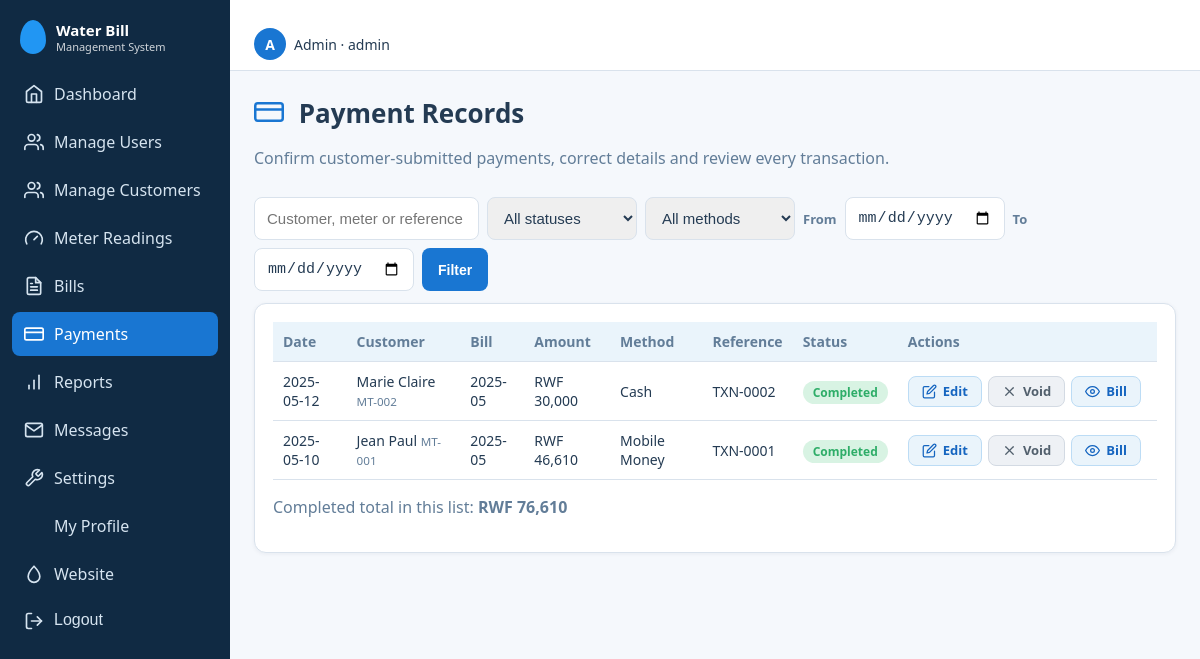
Screenshot of /index.php?r=payments (signed in) with the database file from the repository.
### tables this page shows
CREATE TABLE payments (
  payment_id            INT UNSIGNED NOT NULL AUTO_INCREMENT,
  bill_id               INT UNSIGNED NOT NULL,
  amount_paid           DECIMAL(12,2) NOT NULL,
  payment_date          DATE NOT NULL,
  payment_method        ENUM('Cash','Mobile Money','Bank Transfer','Card') NOT NULL,
  transaction_reference VARCHAR(60) NULL,
  recorded_by           INT UNSIGNED NOT NULL,
  status                ENUM('Completed','Voided','Pending','Rejected') NOT NULL DEFAULT 'Completed',   
  created_at            TIMESTAMP NOT NULL DEFAULT CURRENT_TIMESTAMP,
  PRIMARY KEY (payment_id),
  UNIQUE KEY uq_txn_ref (transaction_reference),
  KEY idx_payments_bill (bill_id),
  KEY idx_payments_user (recorded_by)
);

CREATE TABLE customers (
  customer_id INT UNSIGNED NOT NULL AUTO_INCREMENT,
  user_id     INT UNSIGNED NULL,                     
  full_name   VARCHAR(120) NOT NULL,
  meter_no    VARCHAR(30)  NOT NULL,
  address     VARCHAR(255) NOT NULL,
  phone       VARCHAR(25)  NULL,
  is_active   TINYINT(1) NOT NULL DEFAULT 1,         
  created_at  TIMESTAMP NOT NULL DEFAULT CURRENT_TIMESTAMP,
  updated_at  TIMESTAMP NOT NULL DEFAULT CURRENT_TIMESTAMP ON UPDATE CURRENT_TIMESTAMP,
  PRIMARY KEY (customer_id),
  UNIQUE KEY uq_customers_user (user_id),
  UNIQUE KEY uq_customers_meter (meter_no),
  KEY idx_customers_name (full_name)
);

CREATE TABLE bills (
  bill_id          INT UNSIGNED NOT NULL AUTO_INCREMENT,
  customer_id      INT UNSIGNED NOT NULL,
  reading_id       INT UNSIGNED NOT NULL,
  billing_month    CHAR(7) NOT NULL,                 
  previous_reading DECIMAL(12,2) NOT NULL,           
  current_reading  DECIMAL(12,2) NOT NULL,
  units_used       DECIMAL(12,2) NOT NULL,
  unit_rate        DECIMAL(12,2) NOT NULL,           
  fixed_charge     DECIMAL(12,2) NOT NULL DEFAULT 0,
  tax_amount       DECIMAL(12,2) NOT NULL DEFAULT 0,
  total_amount     DECIMAL(12,2) NOT NULL,
  amount_paid      DECIMAL(12,2) NOT NULL DEFAULT 0,
  status           ENUM('Unpaid','Partially Paid','Paid','Cancelled') NOT NULL DEFAULT 'Unpaid',
  due_date         DATE NOT NULL,
  created_at       TIMESTAMP NOT NULL DEFAULT CURRENT_TIMESTAMP,
  PRIMARY KEY (bill_id),
  UNIQUE KEY uq_bill_customer_month (customer_id, billing_month),    
  KEY idx_bills_reading (reading_id),
  KEY idx_bills_status (status),
  KEY idx_bills_due (due_date)
);

### app/models/Setting.php (called while the page is built, shortened)
<?php
class Setting extends Model {
    private static ?array $c = null;
    static function all(): array {
        if (self::$c === null) { try { self::$c = self::q('SELECT setting_key, setting_value FROM site_settings')->fetchAll(PDO::FETCH_KEY_PAIR); } catch (Throwable $e) { self::$c = []; } }
        return self::$c + self::DEFAULTS;
    }
}

### app/core/Controller.php (called while the page is built, shortened)
<?php
abstract class Controller {
    protected function view(string $__view, array $__data = []): void {
        $__layout = APP_ROOT . '/app/views/layout/' . ($__data['layout'] ?? (user() ? 'app' : 'auth')) . '.php';
        $u = user(); $title = $__data['title'] ?? 'Water Bill';
        extract($__data, EXTR_SKIP);
        require $__layout;
    }
}

### app/controllers/PaymentController.php (called while the page is built, shortened)
<?php
class PaymentController extends Controller {
    function index() {
        $f = ['q' => trim($_GET['q'] ?? ''), 'method' => $_GET['method'] ?? '', 'status' => $_GET['status'] ?? '', 'from' => $_GET['from'] ?? '', 'to' => $_GET['to'] ?? ''];
        $this->view('payments/index', ['title' => 'Payment Records', 'rows' => Bill::paymentList($f), 'f' => $f]);
    }
}

### public/index.php (called while the page is built, shortened)
<?php
require __DIR__ . '/../app/helpers/core.php';
$r = trim((string)($_GET['r'] ?? (user() ? 'dashboard/index' : 'home/index')), '/');
[$c, $a] = array_pad(explode('/', $r, 2), 2, 'index');
try {
    (new $cls)->$a();
} catch (Throwable $t) { error_log((string)$t); http_response_code(500); (new ErrorController)->failure(); }

### app/config/database.php (called while the page is built)
<?php
function db(): PDO {
    static $pdo = null;
    if ($pdo) return $pdo;
    $f = __DIR__ . '/database.local.php';
    $c = is_file($f) ? require $f : ['host'=>'127.0.0.1','name'=>'water_bill_management','user'=>'root','pass'=>''];
    try {
        $pdo = new PDO("mysql:host={$c['host']};dbname={$c['name']};charset=utf8mb4", $c['user'], $c['pass'], [
            PDO::ATTR_ERRMODE => PDO::ERRMODE_EXCEPTION,
            PDO::ATTR_DEFAULT_FETCH_MODE => PDO::FETCH_ASSOC,
            PDO::ATTR_EMULATE_PREPARES => false,
        ]);
    } catch (PDOException $e) {
        error_log($e->getMessage());
        http_response_code(500);
        exit('Database connection failed. Check app/config/database.php');
    }
    return $pdo;
}

### app/core/Model.php (called while the page is built, shortened)
<?php
abstract class Model {
    public static function q(string $sql, array $p = []): PDOStatement { $s = db()->prepare($sql); $s->execute($p); return $s; }
}

### app/models/Bill.php (called while the page is built, shortened)
<?php
class Bill extends Model {
    static function paymentList(array $f): array {
        $w = []; $p = [];
        return self::q('SELECT p.*,b.billing_month,c.full_name,c.meter_no,u.username FROM payments p JOIN bills b USING(bill_id) JOIN customers c ON c.customer_id=b.customer_id JOIN users u ON u.user_id=p.recorded_by' . ($w ? ' WHERE ' . implode(' AND ', $w) : '') . " ORDER BY (p.status='Pending') DESC, p.payment_date DESC, p.payment_id DESC LIMIT 200", $p)->fetchAll();
    }
}

### app/views/payments/index.php (the view, shortened to what this page needs)
<div class="head"><div><h1><?= icon('card') ?> Payment Records</h1><p class="muted">Confirm customer-submitted payments, correct details and review every transaction.</p></div></div>
<form method="get" class="filter wrap"><input type="hidden" name="r" value="payments/index"><input name="q" placeholder="Customer, meter or reference" value="<?= e($f['q']) ?>" aria-label="Search">
<select name="status" aria-label="Status"><option value="">All statuses</option></select>
<select name="method" aria-label="Method"><option value="">All methods</option></select>
<label for="pf">From</label><input id="pf" type="date" name="from" value="<?= e($f['from']) ?>"><label for="pt">To</label><input id="pt" type="date" name="to" value="<?= e($f['to']) ?>"><button class="btn sm">Filter</button></form>
<div class="panel"><div class="tw"><table><tr><th>Date</th><th>Customer</th><th>Bill</th><th>Amount</th><th>Method</th><th>Reference</th><th>Status</th><th>Actions</th></tr>
<?php $sum = 0; foreach ($rows as $p): if ($p['status'] === 'Completed') $sum += (float)$p['amount_paid']; ?><tr><td><?= e($p['payment_date']) ?></td><td><?= e($p['full_name']) ?> <small class="muted"><?= e($p['meter_no']) ?></small></td><td><?= e($p['billing_month']) ?></td><td><?= e(money($p['amount_paid'])) ?></td><td><?= e($p['payment_method']) ?></td><td><?= e($p['transaction_reference']) ?></td><td><?= badge($p['status']) ?></td>
<td class="acts2"><?php if ($p['status'] === 'Pending'): ?><?= act_form('ok', 'Confirm', 'payments/confirm', ['payment_id' => $p['payment_id']]) ?><?= act_form('del', 'Reject', 'payments/reject', ['payment_id' => $p['payment_id']], 'Reject this payment?') ?>
<?php elseif ($p['status'] === 'Completed' && $u['role'] === 'admin'): ?><?= act_link('edit', 'Edit', url('payments/edit', ['id' => $p['payment_id']])) ?><?= act_form('warn', 'Void', 'payments/void', ['payment_id' => $p['payment_id']], 'Void this payment? The bill balance will be recalculated.') ?><?php endif; ?><?= act_link('view', 'Bill', url('bills/show', ['id' => $p['bill_id']])) ?></td></tr><?php endforeach; ?>
<?php if (!$rows): ?><tr><td colspan="8" class="muted">No payments found.</td></tr><?php endif; ?></table></div><p class="muted">Completed total in this list: <b><?= e(money($sum)) ?></b></p></div>

### app/helpers/core.php (shortened to what this page needs)
<?php
require_once APP_ROOT . '/app/config/database.php';
function e($v): string { return htmlspecialchars((string)$v, ENT_QUOTES, 'UTF-8'); }
function money($n): string { return 'RWF ' . number_format((float)$n, 0); }
function url(string $r, array $q = []): string { return 'index.php?r=' . $r . ($q ? '&' . http_build_query($q) : ''); }
function csrf_token(): string { return $_SESSION['csrf'] ??= bin2hex(random_bytes(32)); }
function csrf_field(): string { return '<input type="hidden" name="csrf" value="' . e(csrf_token()) . '">'; }
function user(): ?array { return $_SESSION['user'] ?? null; }
function flash(?string $m = null, string $t = 'success'): ?array {
    $f = $_SESSION['flash'] ?? null; unset($_SESSION['flash']); return $f;
}
function badge(string $s): string { return '<span class="badge b-' . e(explode(' ', $s)[0]) . '">' . e($s) . '</span>'; }
function icon(string $n): string { return '<svg class="ico" aria-hidden="true"><use href="#i-' . $n . '"/></svg>'; }
function site(string $k): string { return (string)(Setting::all()[$k] ?? ''); }
function logo(string $cls = ''): string { $l = site('logo'); return ($l !== '' && is_file(APP_ROOT . '/public/uploads/' . $l)) ? '<img class="logo ' . e($cls) . '" src="uploads/' . e($l) . '" alt="Logo">' : '<span class="drop ' . e($cls) . '"></span>'; }
function act_link(string $type, string $label, string $href): string { return '<a class="act ' . e($type) . '" href="' . e($href) . '">' . icon(ACT_ICONS[$type] ?? 'eye') . e($label) . '</a>'; }
function act_form(string $type, string $label, string $route, array $hidden, string $confirm = ''): string {
    $h = csrf_field(); foreach ($hidden as $k => $v) $h .= '<input type="hidden" name="' . e($k) . '" value="' . e($v) . '">';
    return '<form method="post" class="inl" action="' . e(url($route)) . '"' . ($confirm !== '' ? ' data-confirm="' . e($confirm) . '"' : '') . '>' . $h . '<button class="act ' . e($type) . '">' . icon(ACT_ICONS[$type] ?? 'eye') . e($label) . '</button></form>';
}

### public/assets/css/style.css (style rules this page uses)
:root { --primary:#1976D2;--navy:#102A43;--sec:#2196F3;--light:#EAF4FB;--bg:#F5F8FC;--text:#243B53;--muted:#627D98;--ok:#2EAD68;--warn:#F59E0B;--err:#DC3545;--border:#D9E2EC }
* { box-sizing:border-box }
body { margin:0;font-family:Segoe UI,Roboto,Arial,sans-serif;background:var(--bg);color:var(--text);overflow-x:hidden }
a { color:var(--primary) }
h1 { margin:0 0 4px;font-size:26px }
.muted { color:var(--muted) }
.drop { width:26px;height:34px;background:var(--sec);border-radius:50% 50% 50% 50%/60% 60% 40% 40% }
.panel { background:#fff;border:1px solid var(--border);border-radius:12px;padding:18px;box-shadow:0 1px 4px rgba(16,42,67,.06);margin-bottom:16px }
table { width:100%;border-collapse:collapse;font-size:14px }
th,td { text-align:left;padding:10px;border-bottom:1px solid var(--border) }
th { color:var(--muted);font-weight:600 }
.tw { overflow-x:auto }
.badge { padding:3px 10px;border-radius:12px;font-size:12px;font-weight:600 }
label { display:block;font-size:13px;font-weight:600;margin:12px 0 5px }
input,select { width:100%;padding:11px 12px;border:1px solid var(--border);border-radius:8px;font-size:15px;color:var(--text) }
.btn { background:var(--primary);color:#fff;border:0;border-radius:8px;padding:12px 18px;font-size:15px;font-weight:600;cursor:pointer;width:100%;margin-top:16px }
.head { display:flex;justify-content:space-between;align-items:flex-start;gap:12px;flex-wrap:wrap }
.btn.sm { width:auto;margin:0;padding:9px 16px;display:inline-block;text-decoration:none;font-size:14px }
.filter { display:flex;gap:8px;margin:12px 0 }
.filter select { width:auto }
th { background:var(--light) }
.ico { width:20px;height:20px;flex:none;vertical-align:-4px;margin-right:8px }
h1 .ico { width:30px;height:30px;color:var(--primary) }
.sidebar nav a .ico,.navbtn .ico { margin:0 }
html { scroll-behavior:smooth }
.b-Completed { background:#d8f3e3;color:var(--ok) }
.filter.wrap { flex-wrap:wrap }
.filter input,.filter select { width:auto;min-width:150px }
.acts2 { display:flex;gap:8px;align-items:center;flex-wrap:wrap }
.acts2 form { margin:0 }
.act { display:inline-flex;align-items:center;gap:6px;padding:7px 13px;border-radius:8px;border:1px solid transparent;font:inherit;font-size:13px;font-weight:600;line-height:1.1;cursor:pointer;text-decoration:none;white-space:nowrap;transition:background .15s,color .15s,box-shadow .15s,transform .1s }
.act .ico { width:15px;height:15px;margin:0 }
.act.view { background:#eaf4fb;color:#1565c0;border-color:#bcdcf5 }
.act.edit { background:#eaf4fb;color:#1565c0;border-color:#bcdcf5 }
.act.warn { background:#eef1f5;color:#52606d;border-color:#d3dae3 }
form.inl { display:inline;margin:0 }
.acts2 { display:flex;gap:6px;flex-wrap:wrap;align-items:center }
td.acts2 { display:table-cell;white-space:nowrap }
td.acts2 form,td.acts2 a { margin-right:6px }
.filter label { margin:0;align-self:center;font-size:13px;font-weight:600;color:var(--muted) }
input[type=date],input[type=month] { min-width:160px }

### rows the page displays
payments: payment_date "2025-05-12", customers.full_name "Marie Claire", customers.meter_no "MT-002", bill.billing_month "2025-05", amount_paid "RWF 30,000", payment_method "Cash", transaction_reference "TXN-0002", status "Completed", label "Edit Bill"
payments: payment_date "2025-05-10", customers.full_name "Jean Paul", customers.meter_no "MT-001", bill.billing_month "2025-05", amount_paid "RWF 46,610", payment_method "Mobile Money", transaction_reference "TXN-0001", status "Completed", label "Edit Bill"

### other values shown
$n1 "Water Bill"
$n2 "Management System"
$l "Dashboard"
$l "Manage Users"
$l "Manage Customers"
$l "Meter Readings"
$l "Bills"
$l "Payments"
$l "Reports"
$l "Messages"
$l "Settings"
$l "My Profile"
$u['username'][0] "A"
$u['role'] "Admin"
$u['username'] "admin"
